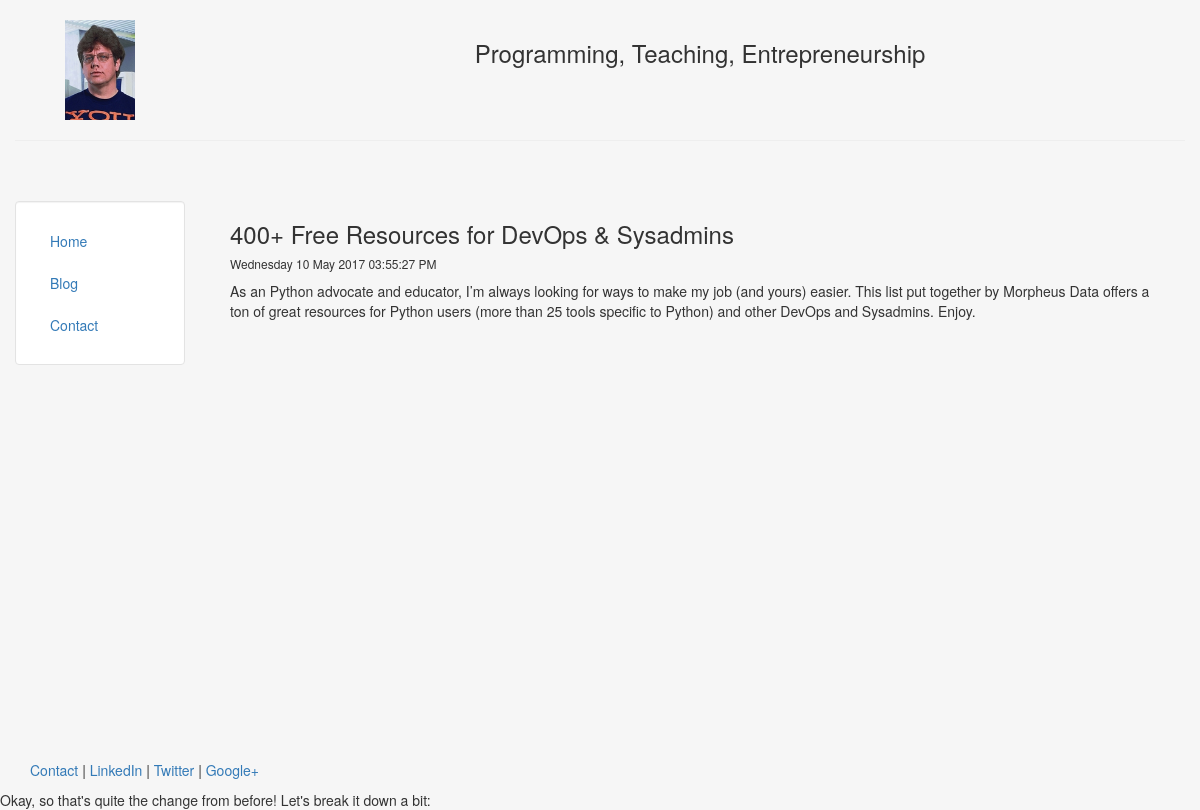
Page /blog/2 on the committed database.
### blog/models.py (models this page shows, shortened)
class Post(models.Model):
	title=models.CharField(max_length=140)
	body=models.TextField()
	date=models.DateTimeField()

### blog/templates/blog/post.html
{% extends "personal/header.html" %}
{% block content %}
	<h3>{{ post.title }}</h3>
	<h6>{{ post.date | date:"l j F Y h:i:s A"}}</h6>
	<p>{{ post.body | safe | linebreaks }}</p>
{% endblock %}

### personal/templates/personal/header.html (style rules this page uses)
html, body { height:100% }

### rows in the picture
Post: title "400+ Free Resources for DevOps & Sysadmins", date "Wednesday 10 May 2017 03:55:27 PM", body "As an Python advocate and educator, I’m always looking for ways to make my job (and yours) easier. This list put together by Morpheus Data offers a ton of great resources for Python users (more than 25 tools specific to Python) and other DevOps and Sysadmins. Enjoy."
